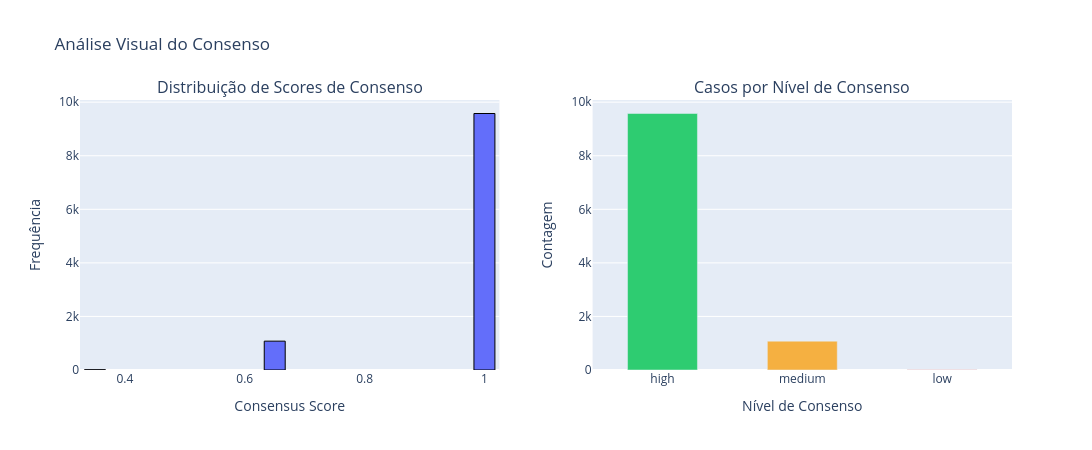

Notebook code for this chart:
### Code cell
visualizer.plot_score_and_levels(
    df_with_consensus=df_with_consensus,
    levels=levels
)

### Figure 1 — Plotly figure (JSON) as saved in the notebook; plotly's stock layout.template omitted (floating-point values rounded to 4 significant figures; data arrays with more than 128 entries replaced by an {"elided": "..."} marker saying what was removed)
{"data": [{"marker": {"line": {"color": "black", "width": 1}}, "name": "Consensus Score", "nbinsx": 20, "type": "histogram", "x": {"elided": "10662 float values"}, "xaxis": "x", "yaxis": "y"}, {"marker": {"color": ["#2ECC71", "#F5B041", "#E74C3C"]}, "type": "bar", "width": 0.5, "x": ["high", "medium", "low"], "xaxis": "x2", "y": [9577, 1077, 8], "yaxis": "y2"}], "layout": {"annotations": [{"font": {"size": 16}, "showarrow": false, "text": "Distribuição de Scores de Consenso", "x": 0.225, "xanchor": "center", "xref": "paper", "y": 1, "yanchor": "bottom", "yref": "paper"}, {"font": {"size": 16}, "showarrow": false, "text": "Casos por Nível de Consenso", "x": 0.775, "xanchor": "center", "xref": "paper", "y": 1, "yanchor": "bottom", "yref": "paper"}], "bargap": 0.3, "height": 450, "showlegend": false, "title": {"text": "Análise Visual do Consenso"}, "width": 1100, "xaxis": {"anchor": "y", "domain": [0, 0.45], "title": {"text": "Consensus Score"}}, "xaxis2": {"anchor": "y2", "domain": [0.55, 1], "title": {"text": "Nível de Consenso"}}, "yaxis": {"anchor": "x", "domain": [0, 1], "title": {"text": "Frequência"}}, "yaxis2": {"anchor": "x2", "domain": [0, 1], "title": {"text": "Contagem"}}}}
